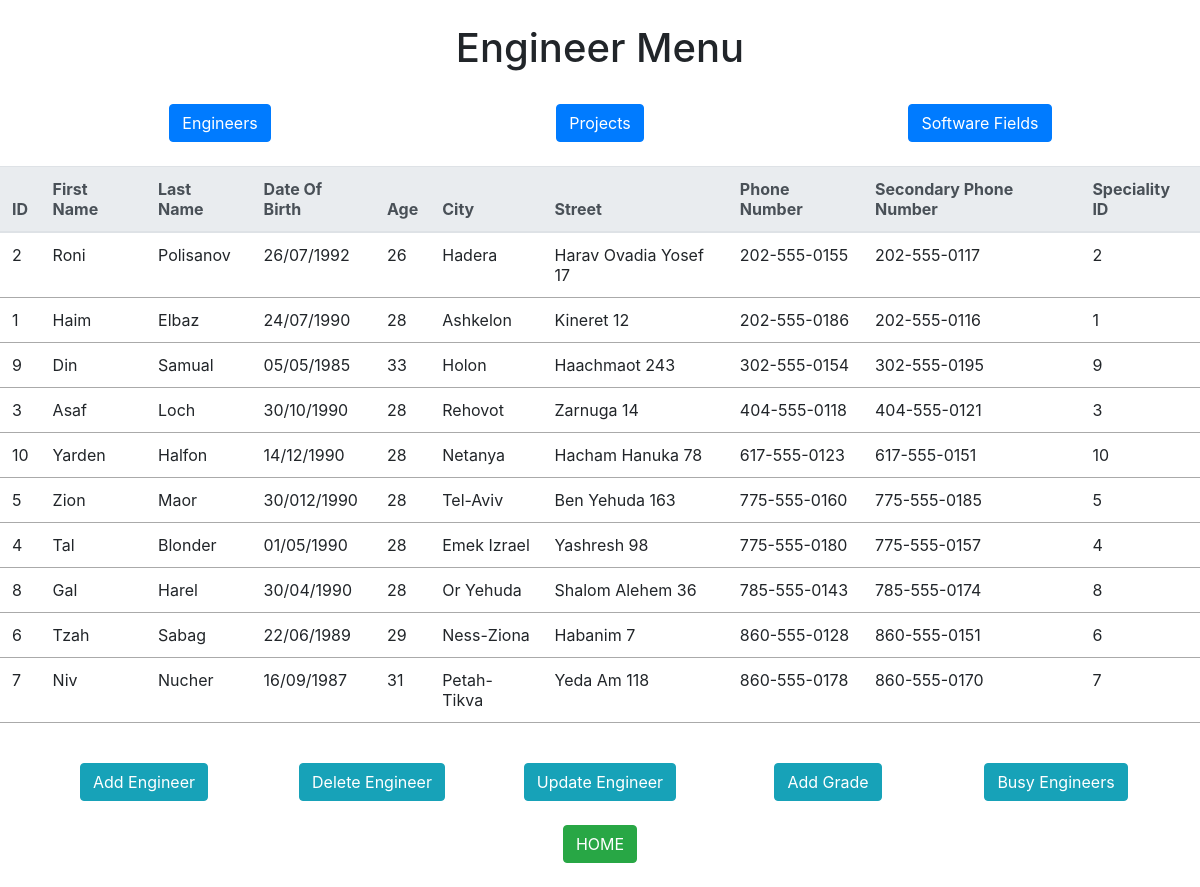
Screenshot of /engineer.php with the database file from the repository.
### tables this page shows
CREATE TABLE engineer(engineer_id varchar(255),
                      first_name varchar (255),
                      last_name varchar(255),
                      date_of_birth varchar(255),
                      age int,
                      city varchar(255),
                      street varchar(255),
                      PRIMARY KEY(engineer_id));

CREATE TABLE speciality(engineer_id varchar(255),
                  field_id int,
                  FOREIGN KEY(engineer_id) REFERENCES engineer(engineer_id) on UPDATE CASCADE on DELETE CASCADE,
                  FOREIGN KEY(field_id) REFERENCES software_field(field_id) on UPDATE CASCADE on DELETE CASCADE,
                  PRIMARY KEY(engineer_id));

CREATE TABLE phone_number(engineer_id varchar(255),
                          telephone varchar(255),
                          telephone2 varchar(255),
                          FOREIGN KEY(engineer_id) REFERENCES engineer(engineer_id) on UPDATE CASCADE on DELETE CASCADE,
                          PRIMARY KEY (telephone));

### common.php (called while the page is built, shortened)
<?php
function escape($html)
{
	return htmlspecialchars($html, ENT_QUOTES | ENT_SUBSTITUTE, "UTF-8");
}
?>

### engineer.php (the view, shortened to what this page needs)
<!DOCTYPE html lang="en">
<?php require "install.php" ?>
<?php require "templates/header.php"; ?>
<?php require "common.php"; ?>
	</head>
	<body style="max-width: 1200px; margin: 0 auto;">
	<br><h1 style="text-align: center;">Engineer Menu</h1><br>
		<div class="container" style="text-align: center;">
			<div class="row">
				<div class="col">
				<a href="engineer.php"><button type="button" class="btn btn-primary">Engineers</button></a>
				</div>
				<div class="col">
				<a href="project.php"><button type="button" class="btn btn-primary">Projects</button></a>
				</div>
				<div class="col">
				<a href="software.php"><button type="button" class="btn btn-primary">Software Fields</button></a>
				</div>
			</div>
		</div>
	<br>
  <?php
  $statement = $db->query("SELECT *
							 FROM engineer
							 INNER JOIN phone_number
							 ON engineer.engineer_id = phone_number.engineer_id
							 INNER JOIN speciality
							 ON engineer.engineer_id = speciality.engineer_id
							 ");
  $result = $statement->fetchAll();
  ?>
  <?php
  if ($result && $statement->rowCount() > 0)
	{ ?>
		<table class="table">
			<thead class="thead-light">
				<tr>
					<th scope="col">ID</th>
					<th scope="col">First Name</th>
					<th scope="col">Last Name</th>
					<th scope="col">Date Of Birth</th>
					<th scope="col">Age</th>
					<th scope="col">City</th>
					<th scope="col">Street</th>
					<th scope="col">Phone Number</th>
					<th scope="col">Secondary Phone Number</th>
					<th scope="col">Speciality ID</th>
				</tr>
			</thead>
			<tbody>
	<?php
		foreach ($result as $row)
		{ ?>
			<tr>
				<td scope="row"><?php echo escape($row["engineer_id"]); ?></td>
				<td scope="row"><?php echo escape($row["first_name"]); ?></td>
				<td scope="row"><?php echo escape($row["last_name"]); ?></td>
				<td scope="row"><?php echo escape($row["date_of_birth"]); ?> </td>
				<td scope="row"><?php echo escape($row["age"]); ?></td>
				<td scope="row"><?php echo escape($row["city"]); ?></td>
				<td scope="row"><?php echo escape($row["street"]); ?></td>
				<td scope="row"><?php echo escape($row["telephone"]); ?> </td>
				<td scope="row"><?php echo escape($row["telephone2"]); ?> </td>
				<td scope="row"><?php echo escape($row["field_id"]); ?> </td>
			</tr>
		<?php
		} ?>
		</tbody>
	</table>
	<?php
	}
	?>
  <br>
	<div class="container" style="text-align: center;">
	<div class="row">
		<div class="col">
		<a href="addEngineer.php"><button type="button" class="btn btn-info">Add Engineer</button></a>
		</div>
		<div class="col">
		<a href="deleteEngineer.php"><button type="button" class="btn btn-info">Delete Engineer</button></a>
		</div>
		<div class="col">
		<a href="updateEngineer.php"><button type="button" class="btn btn-info">Update Engineer</button></a>
		</div>
		<div class="col">
		<a href="addGrade.php"><button type="button" class="btn btn-info">Add Grade</button></a>
		</div>
		<div class="col">
		<a href="busyEngineers.php"><button type="button" class="btn btn-info">Busy Engineers</button></a>
		</div>
	</div>
	</div><br>
	<center>
	<a href="index.php" style="text-align: center;"><button type="button" class="btn btn-success">HOME</button></a>
	</center>
<br>
<?php require "templates/footer.php"; ?>

### css/style.css (style rules this page uses)
table { border-collapse: collapse; border-spacing: 0; }
td, th { padding: 5px; border-bottom: 1px solid #aaa; }

### rows the page displays
engineer: speciality.engineer_id "2", first_name "Roni", last_name "Polisanov", date_of_birth "26/07/1992", age "26", city "Hadera", street "Harav Ovadia Yosef 17", phone_number.telephone "202-555-0155", phone_number.telephone2 "202-555-0117", speciality.field_id "2"
engineer: speciality.engineer_id "1", first_name "Haim", last_name "Elbaz", date_of_birth "24/07/1990", age "28", city "Ashkelon", street "Kineret 12", phone_number.telephone "202-555-0186", phone_number.telephone2 "202-555-0116", speciality.field_id "1"
engineer: speciality.engineer_id "9", first_name "Din", last_name "Samual", date_of_birth "05/05/1985", age "33", city "Holon", street "Haachmaot 243", phone_number.telephone "302-555-0154", phone_number.telephone2 "302-555-0195", speciality.field_id "9"
engineer: speciality.engineer_id "3", first_name "Asaf", last_name "Loch", date_of_birth "30/10/1990", age "28", city "Rehovot", street "Zarnuga 14", phone_number.telephone "404-555-0118", phone_number.telephone2 "404-555-0121", speciality.field_id "3"
engineer: speciality.engineer_id "10", first_name "Yarden", last_name "Halfon", date_of_birth "14/12/1990", age "28", city "Netanya", street "Hacham Hanuka 78", phone_number.telephone "617-555-0123", phone_number.telephone2 "617-555-0151", speciality.field_id "10"
engineer: speciality.engineer_id "5", first_name "Zion", last_name "Maor", date_of_birth "30/012/1990", age "28", city "Tel-Aviv", street "Ben Yehuda 163", phone_number.telephone "775-555-0160", phone_number.telephone2 "775-555-0185", speciality.field_id "5"
engineer: speciality.engineer_id "4", first_name "Tal", last_name "Blonder", date_of_birth "01/05/1990", age "28", city "Emek Izrael", street "Yashresh 98", phone_number.telephone "775-555-0180", phone_number.telephone2 "775-555-0157", speciality.field_id "4"
engineer: speciality.engineer_id "8", first_name "Gal", last_name "Harel", date_of_birth "30/04/1990", age "28", city "Or Yehuda", street "Shalom Alehem 36", phone_number.telephone "785-555-0143", phone_number.telephone2 "785-555-0174", speciality.field_id "8"
engineer: speciality.engineer_id "6", first_name "Tzah", last_name "Sabag", date_of_birth "22/06/1989", age "29", city "Ness-Ziona", street "Habanim 7", phone_number.telephone "860-555-0128", phone_number.telephone2 "860-555-0151", speciality.field_id "6"
engineer: speciality.engineer_id "7", first_name "Niv", last_name "Nucher", date_of_birth "16/09/1987", age "31", city "Petah-Tikva", street "Yeda Am 118", phone_number.telephone "860-555-0178", phone_number.telephone2 "860-555-0170", speciality.field_id "7"
